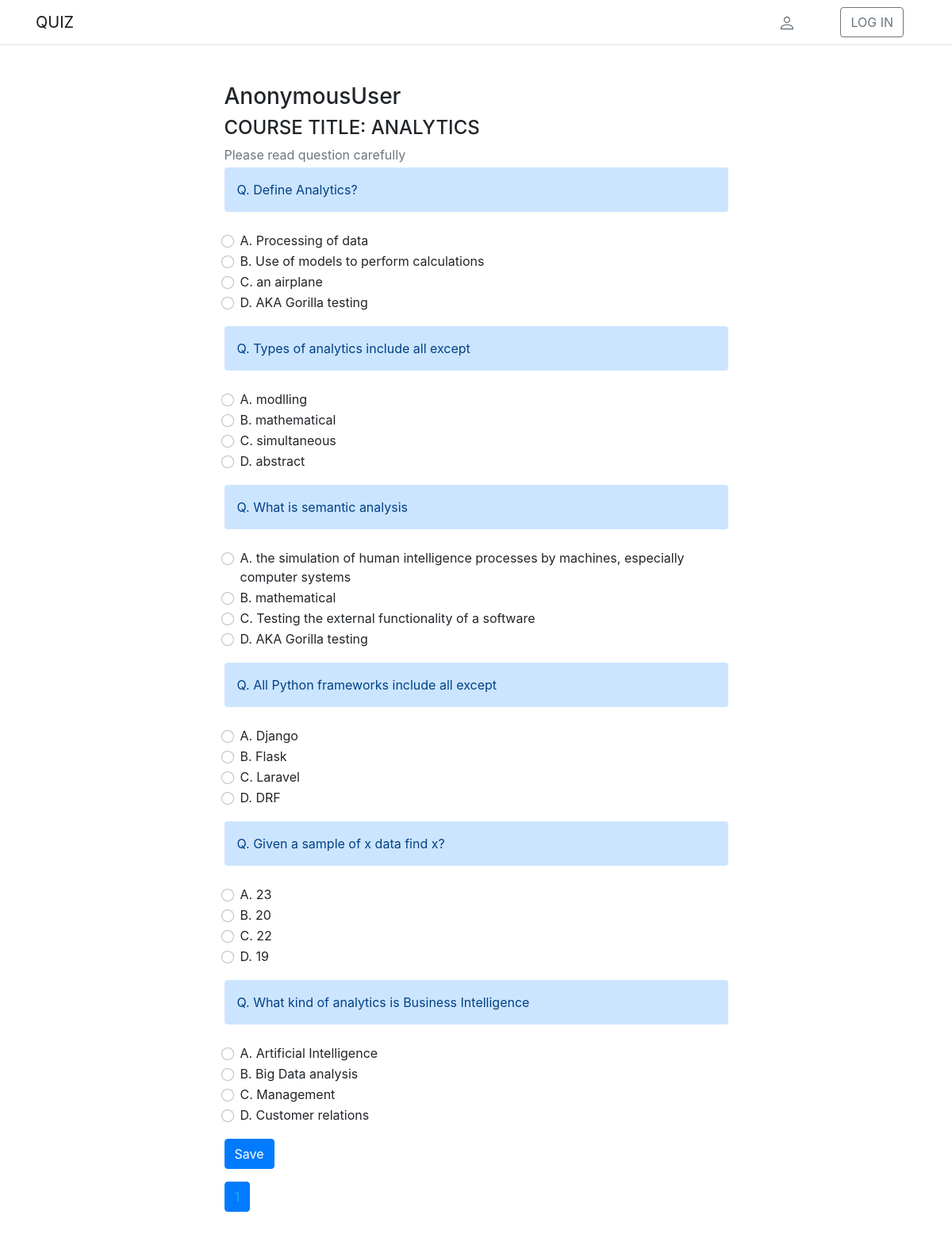
Screenshot of /questions/analytics with the database file from the repository.
### quizapp/models.py (models this page shows, shortened)
class Course(models.Model):
    quiz_name = models.CharField(max_length=265, null=False, db_index=True)
    slug = models.SlugField(max_length=265, unique=True)
    class Meta:
        verbose_name_plural = 'Courses'

class QuizCreate(models.Model):
    DEPARTMENT_CHOICES = (
        ("-----", "------"),
        ("COMPUTER SCIENCE", "COMPUTER SCIENCE"),
        ("MATHEMATICS & STATISTICS", "MATHEMATICS & STATISTICS"),
        ("COMPUTER INFO SYSTEM", "COMPUTER INFO SYSTEM")
    )
    COURSE_CHOICES = (
    ("-----", "------"),
    ("DATA STRUCTURES & ALGORITHM", "DATA STRUCTURES & ALGORITHM"),
    ("INTRODUCTION TO DATA SCIENCE", "INTRODUCTION TO DATA SCIENCE"),
    ("ARTIFICIAL INTELLIGENCE", "ARTIFICIAL INTELLIGENCE"),
    ("ANALYTICS", "ANALYTICS")
    )
    creator = models.ForeignKey(settings.AUTH_USER_MODEL, on_delete=models.CASCADE, related_name='quizcreator_student')
    course_name = models.ForeignKey(Course, max_length=256, null=False, blank=False, on_delete=models.CASCADE, default="")
    creator_department = models.CharField(max_length=265, null=False, blank=False, choices=DEPARTMENT_CHOICES)
    created = models.DateField(auto_now_add=True)
    question = models.CharField(max_length=500, null=True)
    option1 = models.CharField(max_length=500, null=True)
    option2 = models.CharField(max_length=500, null=True)
    option3 = models.CharField(max_length=500, null=True)
    option4 = models.CharField(max_length=500, null=True)
    option5 = models.CharField(max_length=500, null=True, blank=True)
    answer = models.CharField(max_length=500, null=False, default='option1')
    class Meta:
        ordering = ('created',)
        verbose_name = 'Questions'
        verbose_name_plural = 'Questions'

### quizapp/views.py (the view, shortened to what this page needs)
# urls.py: path('questions/<slug:quiz_name>', views.questions, name='questions'),
def questions(request, quiz_name=None):
    if request.method == "GET":
        course = get_object_or_404(Course, slug=quiz_name)
        allquestions = QuizCreate.objects.filter(course_name=course)
        questions_count = allquestions.count()
        p = Paginator(allquestions, questions_count + 1)  # Use '+' instead of '|'
        page_number = request.GET.get("page")
        page_obj = p.get_page(page_number)
        context = {
            "questions": allquestions,
            "page_obj": page_obj,
            "course": course,
        }
        return render(request, "quizapp/questions.html", context)

### templates/quizapp/questions.html (shortened to what this page needs)
{% extends "users/base.html" %}
{% load static %}
{% block content %}
<div class="container-fluid">
    <div class="row no-gutter">
        <div class="col-md-12">
            <div class="login d-flex align-items-center py-5">
                <div class="container">
                    <div class="row">
                        <div class="col-12 col-lg-7  mx-auto">
                            <h3 name="student" id="student" value="{{ request.user }}">{{ request.user }}</h3>
                            <h4>COURSE TITLE: {{ course.quiz_name }}</h4>
                            {% if questions|length >= 1 %}
                            <p class="mb-1 text-muted">Please read question carefully</p>
                            <div id="quiz__form">
                            <form method="POST" action="">
                            {% for q in page_obj %}
                                <div class="form-group">
                                    <div class="col alert-primary p-3 rounded" role="alert" name="question_{{ q.id }}" id="question">
                                        Q. {{ q.question }}
                                    </div>
                                    <br>
                                    <fieldset id="answers">
                                        <div class="form-check">
                                            <input class="form-check-input" value="{{ q.option1 }}" type="radio" name="option{{ q.id }}" id="option1">
                                            <label class="form-check-label" for="option1">
                                                A. {{ q.option1 }}
                                            </label>
                                        </div>
                                        <div class="form-check">
                                            <input class="form-check-input" type="radio" name="option{{ q.id }}" id="option2" value="{{ q.option2 }}">
                                            <label class="form-check-label" for="option2">
                                                B. {{ q.option2 }}
                                            </label>
                                        </div>
                                        <div class="form-check">
                                            <input class="form-check-input" type="radio" name="option{{ q.id }}" id="option3" value="{{ q.option3 }}">
                                            <label class="form-check-label" for="option3">
                                                C. {{ q.option3 }}
                                            </label>
                                        </div>
                                        <div class="form-check">
                                            <input class="form-check-input" type="radio" name="option{{ q.id }}" id="option4" value="{{ q.option4 }}">
                                            <label class="form-check-label" for="option4">
                                                D. {{ q.option4 }}
                                            </label>
                                        </div>
                                    </fieldset>
                                </div>
                            {% endfor %}
                                <input class="btn btn-primary check-btn mb-3" type="submit" value="Save" id="submit" onclick="saveQuiz()"/>
                                </form>
                                </div>
                            {% if questions|length >= 1 %}
                                <ul class="pagination">
                                    {% for i in page_obj.paginator.page_range %}
                                        {% if page_obj.number == i %}
                                            <li class="page-item active"><a class="page-link" style="color: rgb(21, 180, 233);" href="?page={{ i }}">{{ i }} <span class="sr-only">(current)</span></a></li>
                                        {% else %}
                                            <li class="page-item"><a class="page-link" href="?page={{ i }}">{{ i }}</a></li>
                                        {% endif %}
                                    {% endfor %}
                                </ul>
                            {% endif %}
                            {% else %}
                            <p>No questions uploaded for this course </p>
                            {% endif %}
                            </div>
                    </div>
                </div>
            </div>
        </div>
    </div>
</div>
{% endblock %}

### rows the page displays
Course: quiz_name "ANALYTICS"
QuizCreate: question "Define Analytics?", option1 "Processing of data", option2 "Use of models to perform calculations", option3 "an airplane", option4 "AKA Gorilla testing"
QuizCreate: question "Types of analytics include all except", option1 "modlling", option2 "mathematical", option3 "simultaneous", option4 "abstract"
QuizCreate: question "What is semantic analysis", option1 "the simulation of human intelligence processes by machines, especially computer systems", option2 "mathematical", option3 "Testing the external functionality of a software", option4 "AKA Gorilla testing"
QuizCreate: question "All Python frameworks include all except", option1 "Django", option2 "Flask", option3 "Laravel", option4 "DRF"
QuizCreate: question "Given a sample of x data find x?", option1 "23", option2 "20", option3 "22", option4 "19"
QuizCreate: question "What kind of analytics is Business Intelligence", option1 "Artificial Intelligence", option2 "Big Data analysis", option3 "Management", option4 "Customer relations"

### other values shown
{{ request.user }} "AnonymousUser"
{{ i }} "1"
